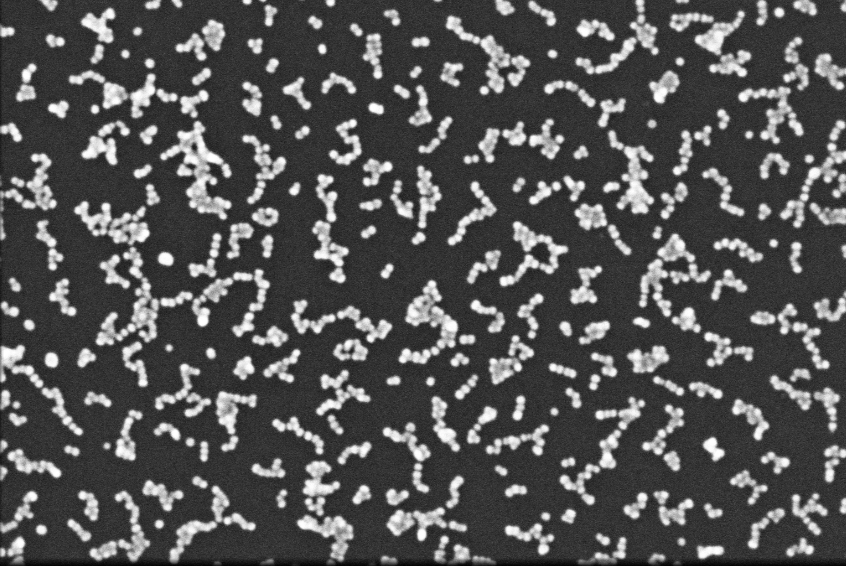
%> input picture Dataset/initial dataset/Linear_1.png, 846 x 566 px
$ octave SecondRound.m   (GNU Octave 9; MATLAB toolbox functions it lacks are replaced by stand-ins)
%> lines starting %> are read from the running program, lines starting %| are printed output that depends on the picture
% Define the list of input images
inputImages = {'Linear_1.png', 'Linear_2.png', 'Branched_1.png', 'Branched_2.png', 'Network_1.png', 'Mixture.png'};

% Define patch size and overlap
patchSize = 100; % Change this value to set the patch size (e.g., 100x100)
overlap = 10; % Change this value to set the overlap amount

% Create a folder to save the cropped images
outputFolder = 'images';
if ~exist(outputFolder, 'dir')
    mkdir(outputFolder);
end

% Initialize counter for total number of images
totalCounter = 0;

% Process each input image
for imgIdx = 1:length(inputImages)
    % Read the current input image
    currentImage = imread(inputImages{imgIdx});
%> currentImage is the input picture: size 566x846x3 uint8; min 2, max 255, mean 83.5

    % Get the size of the current image
    [rows, cols, ~] = size(currentImage);
%> rows = 566; cols = 846

    % Slide a window over the image to capture patches with overlap
    counter = 1;
    for i = 1:overlap:rows-patchSize+1
        for j = 1:overlap:cols-patchSize+1
            % Define the coordinates for cropping
            rowStart = i;
            rowEnd = i + patchSize - 1;
            colStart = j;
            colEnd = j + patchSize - 1;

            % Crop the image
            croppedImage = currentImage(rowStart:rowEnd, colStart:colEnd, :);

            % Save the cropped image
            imageName = sprintf('%s_patch_%d.png', inputImages{imgIdx}(1:end-4), counter);
            imwrite(croppedImage, fullfile(outputFolder, imageName), 'png'); % Specify the image format explicitly

            counter = counter + 1;
            totalCounter = totalCounter + 1;

            % Check if the desired number of images is generated
            if totalCounter >= 12000
                disp('Image splitting complete.');
                return;
            end
        end
    end
%> this loop made 47 passes
%> pass 1, `for j = 1:overlap:cols-patchSize+1  rowStart = i; rowEnd = i + patchSi..`:
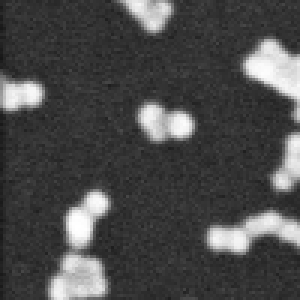
%> saved as Linear_1_patch_1.png: size 100x100x3 uint8 (shown 3 times larger); min 23, max 255, mean 74.4
%> pass 1, `for j = 1:overlap:cols-patchSize+1  rowStart = i; rowEnd = i + patchSi..`:
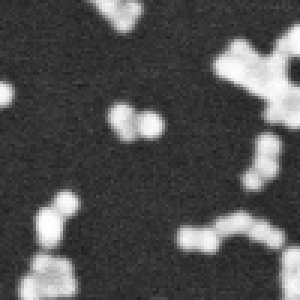
%> saved as Linear_1_patch_2.png: size 100x100x3 uint8 (shown 3 times larger); min 30, max 255, mean 80.9
%> pass 1, `for j = 1:overlap:cols-patchSize+1  rowStart = i; rowEnd = i + patchSi..`:
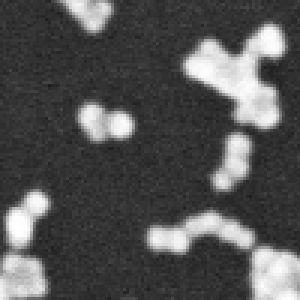
%> saved as Linear_1_patch_3.png: size 100x100x3 uint8 (shown 3 times larger); min 30, max 255, mean 84
%> pass 1, `for j = 1:overlap:cols-patchSize+1  rowStart = i; rowEnd = i + patchSi..`:
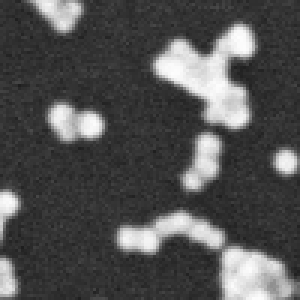
%> saved as Linear_1_patch_4.png: size 100x100x3 uint8 (shown 3 times larger); min 30, max 254, mean 81.8
%> after the loop, counter = 3526; totalCounter = 3525
end
%> pass 2 of the loop `for imgIdx = 1:length(inputImages)`:
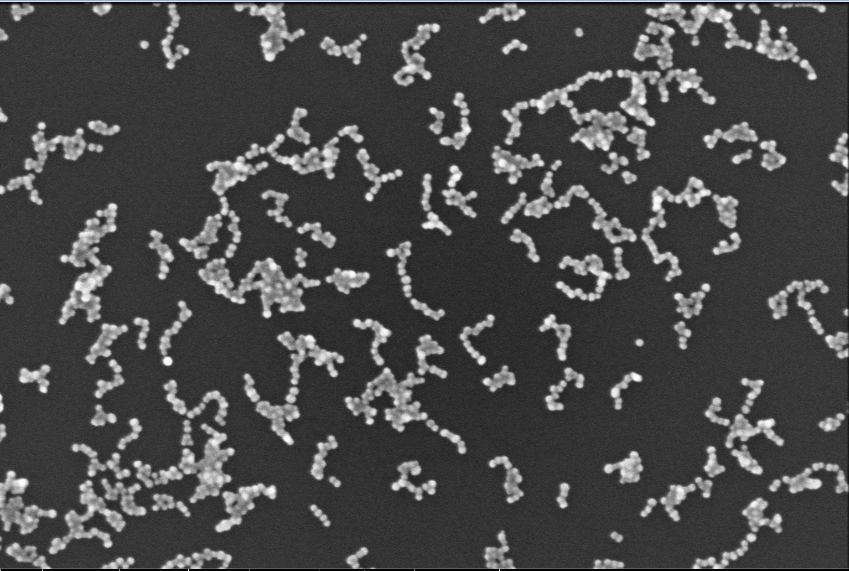
%> input picture Dataset/initial dataset/Linear_2.png, 849 x 571 px
%> currentImage is the input picture: size 571x849x3 uint8; mean R, G, B 72.5, 72.5, 72.6
%> the loop `for i = 1:overlap:rows-patchSize+1` made 48 passes
%> pass 1, `for j = 1:overlap:cols-patchSize+1  rowStart = i; rowEnd = i + patchSi..`:
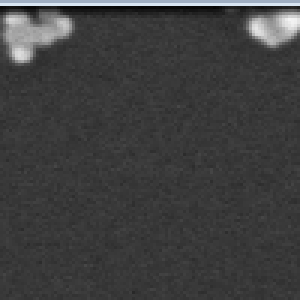
%> saved as Linear_2_patch_2.png: size 100x100x3 uint8 (shown 3 times larger); mean R, G, B 62.7, 63, 63.3
%> pass 1, `for j = 1:overlap:cols-patchSize+1  rowStart = i; rowEnd = i + patchSi..`:
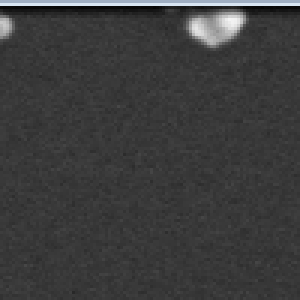
%> saved as Linear_2_patch_4.png: size 100x100x3 uint8 (shown 3 times larger); mean R, G, B 60.2, 60.5, 60.8
%> after the loop `for i = 1:overlap:rows-patchSize+1`: counter = 3601; totalCounter = 7125
%> pass 3 of the loop `for imgIdx = 1:length(inputImages)`:
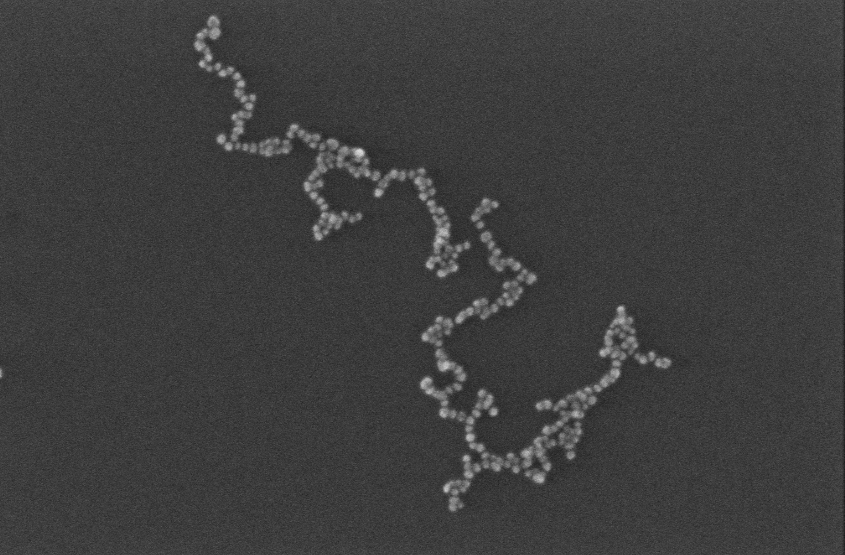
%> input picture Dataset/initial dataset/Branched_1.png, 845 x 555 px
%> currentImage is the input picture: size 555x845x3 uint8; min 24, max 217, mean 62
%> the loop `for i = 1:overlap:rows-patchSize+1` made 46 passes
%> pass 1, `for j = 1:overlap:cols-patchSize+1  rowStart = i; rowEnd = i + patchSi..`:
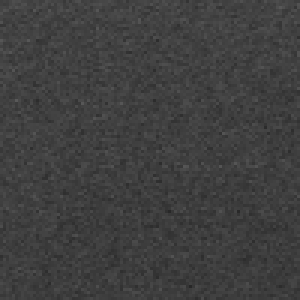
%> saved as Branched_1_patch_1.png: size 100x100x3 uint8 (shown 3 times larger); min 39, max 89, mean 63.3
%> after the loop `for i = 1:overlap:rows-patchSize+1`: counter = 3451; totalCounter = 10575

disp('Image splitting complete.');
